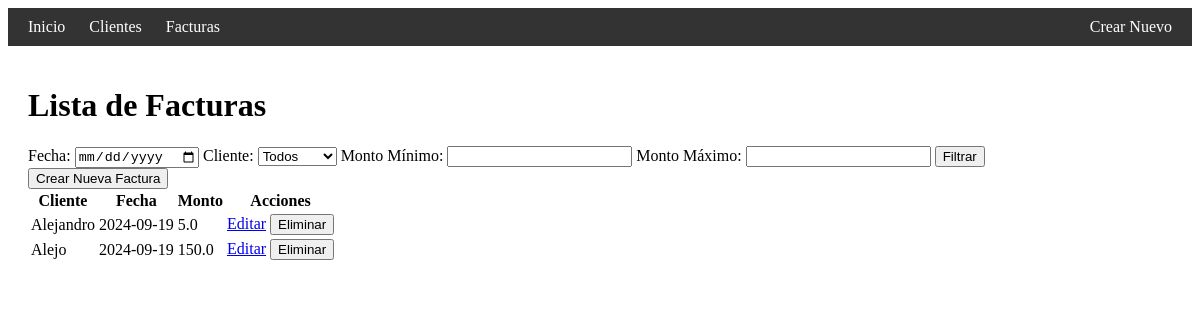
/facturas, run on an earlier commit of the app's database.
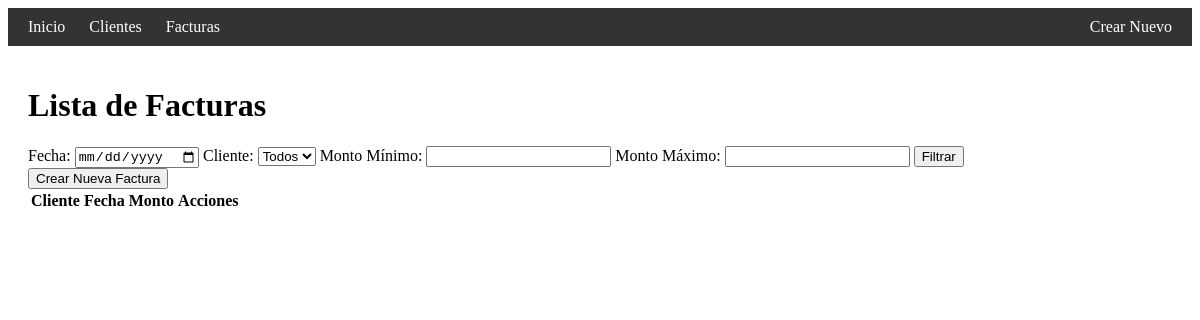
And on a later commit of the database.
### app.py (models this page shows)
class Factura(db.Model):
    id = db.Column(db.Integer, primary_key=True)
    cliente_id = db.Column(db.Integer, db.ForeignKey('cliente.id'), nullable=False)
    fecha = db.Column(db.String(10), nullable=False)
    monto = db.Column(db.Float, nullable=False)
    cliente = db.relationship('Cliente', backref=db.backref('facturas', lazy=True))

class Cliente(db.Model):
    id = db.Column(db.Integer, primary_key=True)
    nombre = db.Column(db.String(100), nullable=False)
    email = db.Column(db.String(100), nullable=False)
    telefono = db.Column(db.String(10), nullable=False)

### app.py (the view)
@app.route('/facturas', methods=['GET'])
def listar_facturas():
    fecha = request.args.get('fecha')
    cliente_id = request.args.get('cliente_id')
    monto_minimo = request.args.get('monto_minimo')
    monto_maximo = request.args.get('monto_maximo')
    query = Factura.query
    if fecha:
        query = query.filter(Factura.fecha == fecha)
    if cliente_id:
        query = query.filter(Factura.cliente_id == cliente_id)
    if monto_minimo:
        query = query.filter(Factura.monto >= float(monto_minimo))
    if monto_maximo:
        query = query.filter(Factura.monto <= float(monto_maximo))
    facturas = query.all()
    clientes = Cliente.query.all()  # Filtro para buscar por cliente
    return render_template('facturas.html', facturas=facturas, clientes=clientes)

### templates/facturas.html (shortened to what this page needs)
{% extends 'base.html' %}
{% block content %}
<h1>Lista de Facturas</h1>
<form method="get" action="{{ url_for('listar_facturas') }}">
    <label for="fecha">Fecha:</label>
    <input type="date" name="fecha" id="fecha">
    <label for="cliente_id">Cliente:</label>
    <select name="cliente_id" id="cliente_id">
        <option value="">Todos</option>
    </select>
    <label for="monto_minimo">Monto Mínimo:</label>
    <input type="number" step="0.01" name="monto_minimo" id="monto_minimo">
    <label for="monto_maximo">Monto Máximo:</label>
    <input type="number" step="0.01" name="monto_maximo" id="monto_maximo">
    <button type="submit">Filtrar</button>
</form>
<a href="{{ url_for('nueva_factura') }}">
    <button>Crear Nueva Factura</button>
</a>
<table>
    <tr>
        <th>Cliente</th>
        <th>Fecha</th>
        <th>Monto</th>
        <th>Acciones</th>
    </tr>
    {% for factura in facturas %}
    <tr>
        <td>{{ factura.cliente.nombre }}</td>
        <td>{{ factura.fecha }}</td>
        <td>{{ factura.monto }}</td>
        <td>
            <a href="{{ url_for('editar_factura', id=factura.id) }}">Editar</a>
            <form action="{{ url_for('eliminar_factura', id=factura.id) }}" method="POST" style="display:inline;">
                <button type="submit">Eliminar</button>
            </form>
        </td>
    </tr>
    {% endfor %}
</table>
{% endblock %}

What changed in the data, as far as the page shows it:
removed Factura: cliente.nombre "Alejandro", fecha "2024-09-19", monto "5.0"
removed Factura: cliente.nombre "Alejo", fecha "2024-09-19", monto "150.0"
